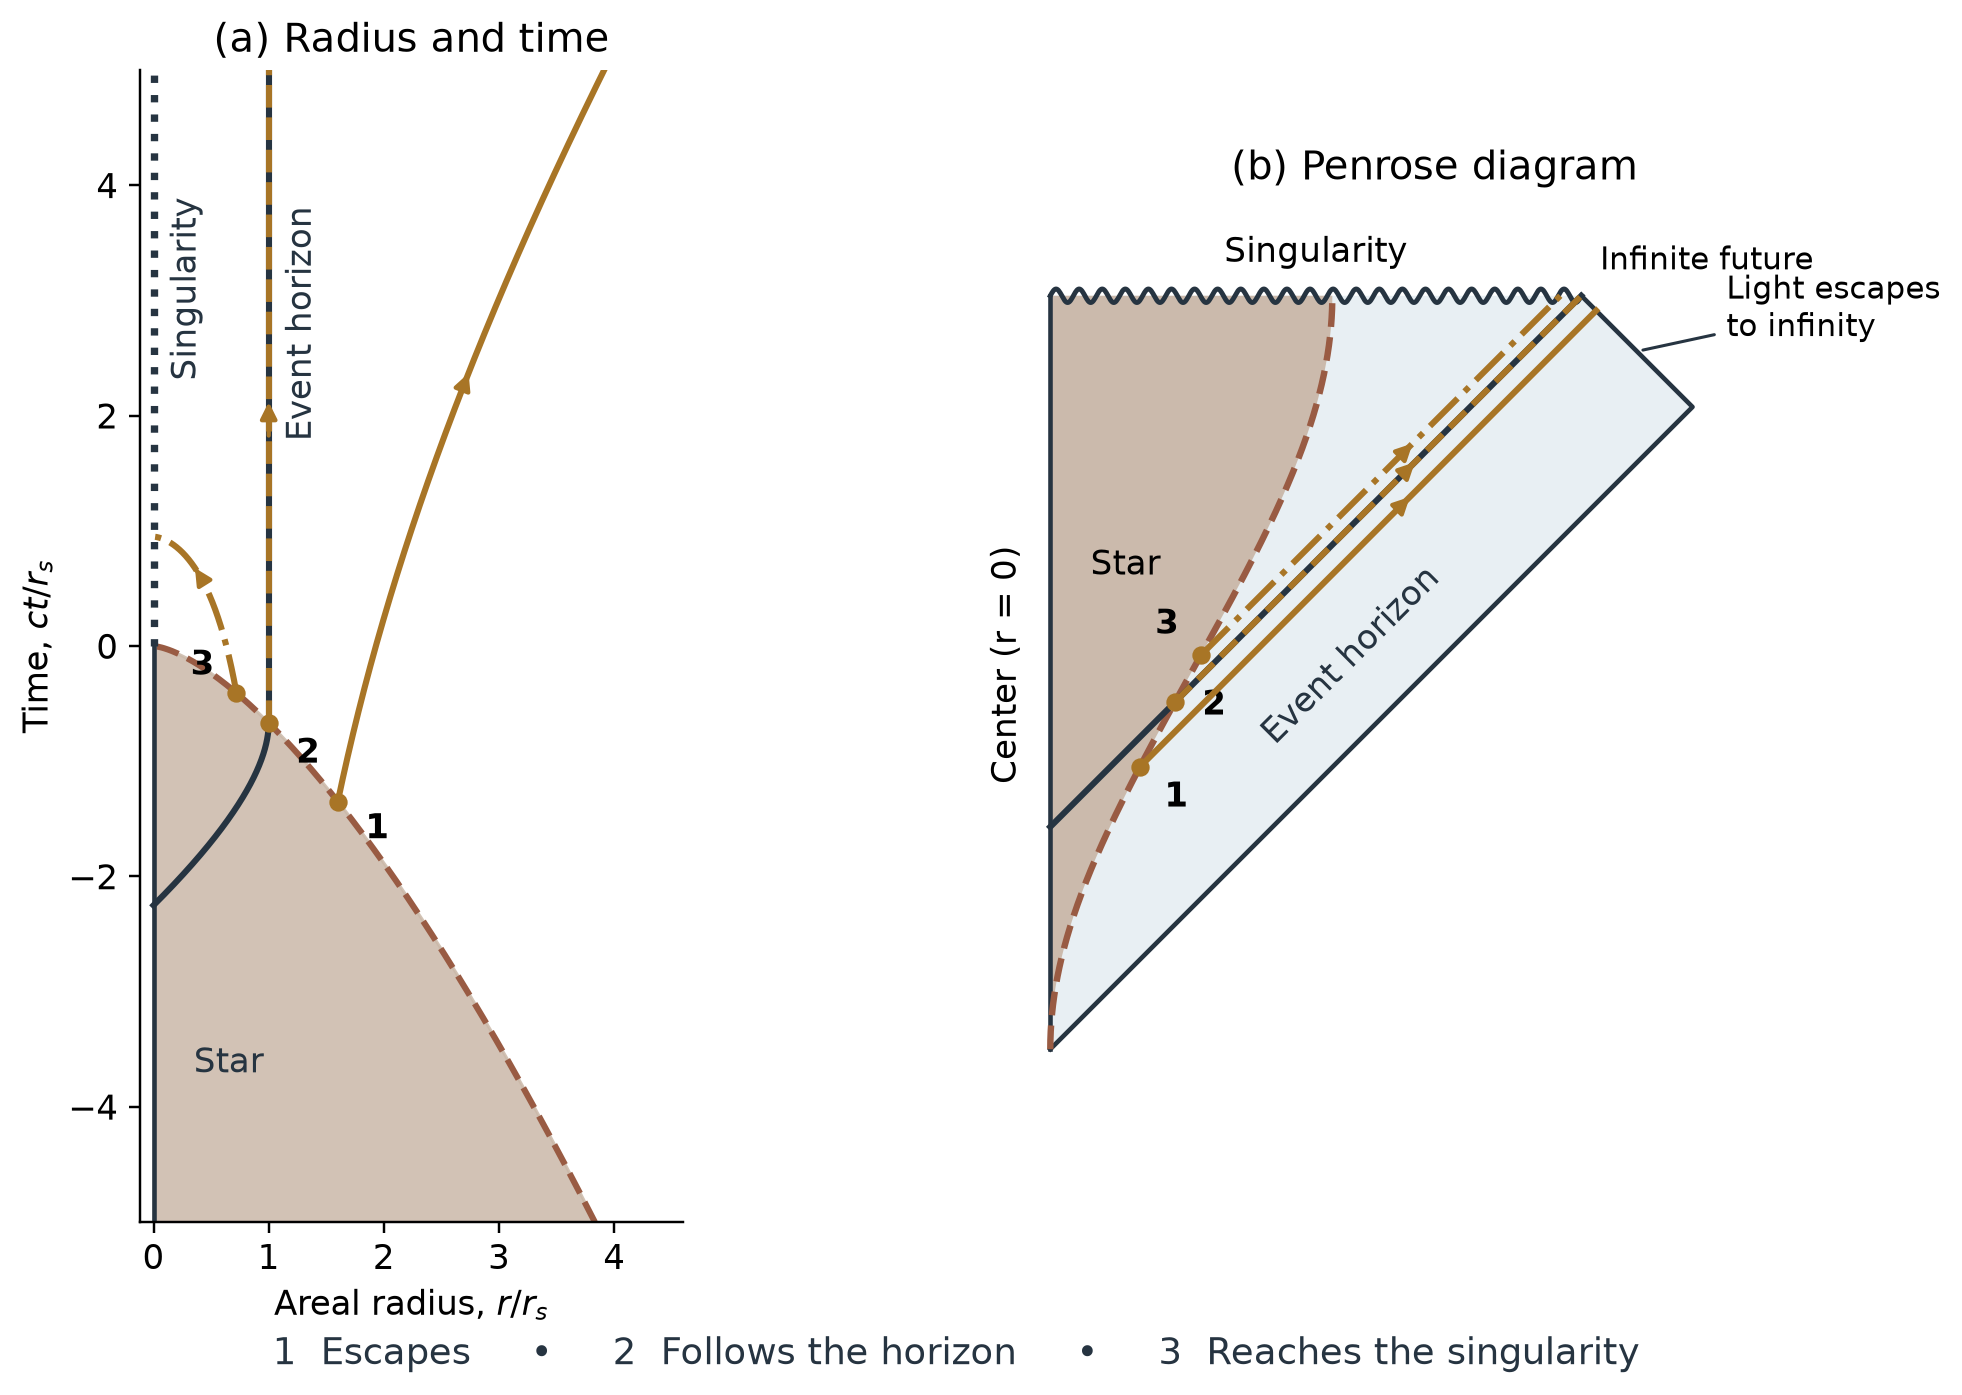

Python code for this plot:
"""Marginally bound homogeneous dust collapse in Schwarzschild units (Figure 7).

Panel (a) shows the stellar surface and event horizon in an areal-radius
versus time diagram.  Panel (b) shows the same geometry in a Penrose diagram,
including three outgoing null rays that illustrate escape, horizon-trapping,
and singularity-trapping.

Author: Rob Hendriks
"""
from pathlib import Path

import numpy as np
from scipy.optimize import brentq
import matplotlib.pyplot as plt
from matplotlib.patches import Polygon

OUT = Path(__file__).resolve().parent

# Colour palette.
INK  = '#263441'  # dark slate for axes, text, borders
STAR = '#cab8a8'  # dusty rose for the stellar interior
RUST = '#995b43'  # rust for the stellar surface
GOLD = '#a87526'  # gold for outgoing null rays
BLUE = '#e8eff3'  # pale blue for the exterior region


# ------------------------------------------------------------------
# Coordinate functions (also imported by animate_figure_08.py)
# ------------------------------------------------------------------

def R(t):
    """Areal radius of the collapsing dust shell as a function of comoving time."""
    return np.maximum(-1.5 * np.asarray(t), 0) ** (2 / 3)


def ts(e):
    """Comoving time coordinate corresponding to dust-shell label e."""
    return np.asarray(e) ** 3 / 12


def F(r):
    """Tortoise-like integral F(r) = r + 2*sqrt(r) + 2*ln|sqrt(r) - 1|."""
    y = np.sqrt(r)
    return r + 2 * y + 2 * np.log(np.abs(y - 1))


def G(r):
    """Companion integral G(r) = r - 2*sqrt(r) + 2*ln(1 + sqrt(r))."""
    y = np.sqrt(r)
    return r - 2 * y + 2 * np.log1p(y)


def LV(e):
    """Interior null-coordinate label V as a function of dust label e."""
    y = -np.asarray(e) / 2
    return np.log1p(y) - y + y * y / 2 - y ** 3 / 3


def LU(e):
    """Interior null-coordinate label U as a function of dust label e."""
    y = -np.asarray(e) / 2
    return np.log(np.abs(1 - y)) + y + y * y / 2 + y ** 3 / 3


def P(p):
    """Smooth compactification function: P(p) = (2/pi) * arctan(p / 1.5)."""
    return 2 / np.pi * np.arctan(np.asarray(p) / 1.5)


# Height of the future null-infinity boundary in the Penrose chart.
H = float(-P(-3))


def Q_scalar(L):
    """Incoming null label Q for a single value L.

    Traces incoming null rays continuously through the dust interior and
    fixes the singularity to appear as a horizontal line in the Penrose chart.
    """
    if L == 0:
        return float(P(1))
    if L < 0:
        # Interior: invert LV by root-finding.
        lo = -4.0
        while LV(lo) > L:
            lo *= 2
        e = brentq(lambda e: LV(e) - L, lo, 0, xtol=1e-13)
        return float(P(e + 1))
    # Exterior vacuum: impose a horizontal singularity in the Penrose chart.
    if L > 30:
        return H
    e = brentq(lambda e: LU(e) + L, -2 + 1e-15, 0, xtol=1e-14)
    return float(-P(e - 1))


def Q(L):
    """Vectorised version of Q_scalar."""
    return np.array([Q_scalar(float(v)) for v in np.atleast_1d(L)])


def xy(p, q):
    """Convert Penrose null coordinates (p, q) to Cartesian (x, y)."""
    pp = P(p)
    return (q - pp) / 2, (q + pp) / 2


def ray(re):
    """Compute the (t, r) path of an outgoing null ray emitted from radius re.

    Returns the time and radius arrays.  For re > 1 the ray escapes to
    infinity; for re < 1 it falls into the singularity; re = 1 rides the
    horizon at r = 1.
    """
    te = -2 / 3 * re ** 1.5
    if re == 1:
        return np.linspace(te, 5, 500), np.ones(500)
    if re > 1:
        r = np.linspace(re, 4.6, 700)
    else:
        r = np.linspace(re, 0, 700)
    return te + F(r) - F(re), r


def main():
    """Draw and save Figure 7: dust collapse in radius-time and Penrose diagrams."""
    plt.rcParams.update({
        'font.family':          'DejaVu Sans',
        'font.size':            11,
        'axes.spines.top':      False,
        'axes.spines.right':    False,
    })
    fig, (a, b) = plt.subplots(
        1, 2, figsize=(11, 6.8),
        gridspec_kw={'width_ratios': [1, 1.35]},
    )

    # ---- Panel (a): radius-time diagram --------------------------------
    t = np.linspace(-5, 0, 800)
    a.fill_betweenx(t, 0, R(t), color=STAR, alpha=.85)
    a.plot(R(t), t, '--', color=RUST, lw=2)
    a.plot([0, 0], [-5, 0], color=INK, lw=1.5)
    a.plot([0, 0], [ 0, 5], color=INK, lw=2.4, ls=':')

    # Parametric curve for the event horizon inside the collapsing star.
    e  = np.linspace(-3, -2, 500)
    hr = e ** 2 / 4 * (e + 3)
    ht = ts(e)
    a.plot(hr, ht, color=INK, lw=2)
    a.plot([1, 1], [-2 / 3, 5], color=INK, lw=2)

    a.text(.14, 3.1,  'Singularity',  rotation=90, color=INK, va='center')
    a.text(1.14, 2.8, 'Event horizon', color=INK, rotation=90, va='center')
    a.text(.35, -3.7, 'Star',          color=INK)
    a.set(
        xlim=(-.12, 4.6), ylim=(-5, 5),
        xlabel=r'Areal radius, $r/r_s$',
        ylabel=r'Time, $ct/r_s$',
        title='(a) Radius and time',
    )
    a.set_aspect('equal')

    # ---- Panel (b): Penrose diagram ------------------------------------
    im = (0, -1)
    i0 = ((H + 1) / 2, (H - 1) / 2)
    ip = (H, 0)

    b.add_patch(Polygon([im, i0, ip, (0, 0)], facecolor=BLUE, edgecolor='none'))

    # Stellar surface curve from i^- to the singularity.
    es = -np.geomspace(1e5, 1e-9, 2400)
    sx, sy = xy(es - 1, P(es + 1))
    sx = np.r_[0, sx, float(P(1))]
    sy = np.r_[-1, sy, 0]
    b.add_patch(Polygon(
        np.vstack([np.column_stack([sx, sy]), [0, 0], im]),
        facecolor=STAR, alpha=.95, edgecolor='none',
    ))
    b.plot([0, i0[0], ip[0]], [-1, i0[1], ip[1]], color=INK, lw=1.5)
    b.plot([0, 0], [-1, 0], color=INK, lw=1.5)
    b.plot(sx, sy, '--', color=RUST, lw=2.1)

    # Singularity line (wavy) and event horizon (45 deg null line).
    xx = np.linspace(0, H, 700)
    b.plot(xx, .009 * np.sin(2 * np.pi * xx / H * 23), color=INK, lw=1.6)
    b.plot([0, H], [-H, 0], color=INK, lw=2)

    b.text(-.035, -.49, 'Center (r = 0)', rotation=90, ha='right', va='center')
    b.text(.10, -.37, 'Star', ha='center')
    b.text(H / 2, .045, 'Singularity', ha='center')
    b.text(.40, -H + .40 - .047, 'Event horizon',
           rotation=45, ha='center', va='top', color=INK)

    escape_edge = ((i0[0] + ip[0]) / 2, (i0[1] + ip[1]) / 2)
    b.annotate(
        'Light escapes\nto infinity',
        xy=escape_edge, xytext=(i0[0] + .045, i0[1] + .13),
        ha='left', va='center', fontsize=10,
        arrowprops=dict(arrowstyle='-', color=INK, lw=1.0),
    )
    assert np.isclose(sum(escape_edge), H)
    assert ip[0] < escape_edge[0] < i0[0]
    b.text(H + .025, .035, 'Infinite future', ha='left', fontsize=10)

    # Three outgoing null rays: escaping (1), horizon-riding (2), trapped (3).
    styles = ['-', '--', '-.']
    for j, re in enumerate([1.6, 1.0, .72]):
        tt_arr, rr = ray(re)
        mask = (tt_arr <= 5) & (rr <= 4.6)

        a.plot(rr[mask], tt_arr[mask], color=GOLD, lw=2, ls=styles[j], zorder=5)
        a.scatter(rr[0], tt_arr[0], s=25, color=GOLD, zorder=6)
        a.annotate(
            str(j + 1), (rr[0], tt_arr[0]),
            xytext=[(9, -12), (9, -13), (-15, 6)][j],
            textcoords='offset points', weight='bold',
        )

        p    = -2 * np.sqrt(re) - 1
        q0   = float(P(p + 2))
        qend = H if re >= 1 else float(-P(p))
        qs   = np.linspace(q0, qend, 500)
        x, y = xy(p, qs)
        b.plot(x, y, color=GOLD, lw=2, ls=styles[j], zorder=5)
        b.scatter(x[0], y[0], s=25, color=GOLD, zorder=6)
        b.annotate(
            str(j + 1), (x[0], y[0]),
            xytext=[(8, -13), (9, -4), (-15, 7)][j],
            textcoords='offset points', weight='bold',
        )
        k = 300
        b.annotate('', xy=(x[k], y[k]), xytext=(x[k - 25], y[k - 25]),
                   arrowprops={'arrowstyle': '-|>', 'color': GOLD, 'lw': 1.4})

        ids = np.flatnonzero(mask)
        k   = ids[len(ids) // 2]
        k0  = ids[max(0, len(ids) // 2 - 35)]
        a.annotate('', xy=(rr[k], tt_arr[k]), xytext=(rr[k0], tt_arr[k0]),
                   arrowprops={'arrowstyle': '-|>', 'color': GOLD, 'lw': 1.4})

        # Validation: null slope in Penrose coordinates and matching via Q.
        assert np.max(abs(np.diff(y) - np.diff(x))) < 1e-12
        if re != 1:
            assert np.max(abs(tt_arr - F(rr) - (tt_arr[0] - F(rr[0])))) < 1e-10
        else:
            assert np.all(rr == 1)
        if re < 1:
            assert abs(y[-1]) < 1e-12 and rr[-1] == 0
        if re > 1:
            assert abs(x[-1] + y[-1] - H) < 1e-12
        assert abs(Q([(tt_arr[0] + G(re)) / 2])[0] - q0) < 1e-10
        if re < 1:
            assert abs(Q([tt_arr[-1] / 2])[0] - qend) < 1e-10

    # Global consistency checks.
    ee  = np.linspace(-1.99, -.03, 200)
    assert np.max(abs(P(ee - 1) + Q(-LU(ee)))) < 1e-9
    chi = np.linspace(0, 1, 200)
    assert np.max(abs(P(-chi) + P(chi))) < 1e-14
    assert np.all(np.diff(Q(np.linspace(-20, 15, 500))) > 0)

    b.set(xlim=(-.14, 1.16), ylim=(-1.06, .13), aspect='equal',
          title='(b) Penrose diagram')
    b.axis('off')

    fig.text(
        .5, .045,
        '1  Escapes     •     2  Follows the horizon     •     3  Reaches the singularity',
        ha='center', color=INK, fontsize=12,
    )
    fig.subplots_adjust(bottom=.14, top=.91, wspace=.20)

    fig.savefig(OUT / 'figure_07.png', dpi=220, bbox_inches='tight')
    print('PASS: null slopes, matching, ray endpoints, horizontal singularity, '
          'monotone incoming coordinate')


if __name__ == '__main__':
    main()
